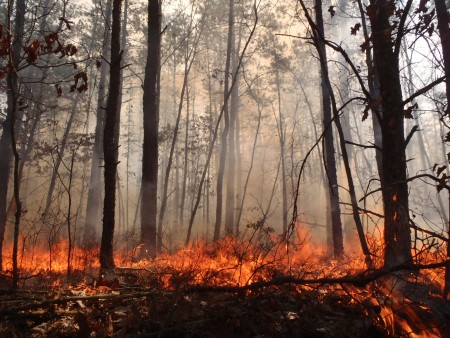
#> input picture dataset/images_download/fire_images/fire.10.png, 450 x 338 px; its folder holds 4 pictures in this run
$ python preprocess_images.py
#> lines starting #> are read from the running program, lines starting #| are printed output that depends on the picture
import os
import cv2

# Đường dẫn đến thư mục chứa hình ảnh tải xuống
input_dir_fire = 'dataset/images_download/fire_images'
input_dir_non_fire = 'dataset/images_download/non_fire_images'
output_dir_fire = 'dataset/images/train/fire_images'
output_dir_non_fire = 'dataset/images/train/non_fire_images'

# Tạo các thư mục đầu ra nếu chưa tồn tại
os.makedirs(output_dir_fire, exist_ok=True)
os.makedirs(output_dir_non_fire, exist_ok=True)

def process_images(input_dir, output_dir):
#> called with input_dir = 'dataset/images_download/fire_images', output_dir = 'dataset/images/train/fire_images'
    for filename in os.listdir(input_dir):
        if filename.endswith(".webp") or filename.endswith(".jpg") or filename.endswith(".png"):
            img_path = os.path.join(input_dir, filename)
            img = cv2.imread(img_path)
#> img is the input picture: shape (338, 450, 3); mean B, G, R 79, 92.3, 118.7
            if img is not None:
                # Chuyển đổi kích thước hình ảnh về 640x640
                img_resized = cv2.resize(img, (640, 640))
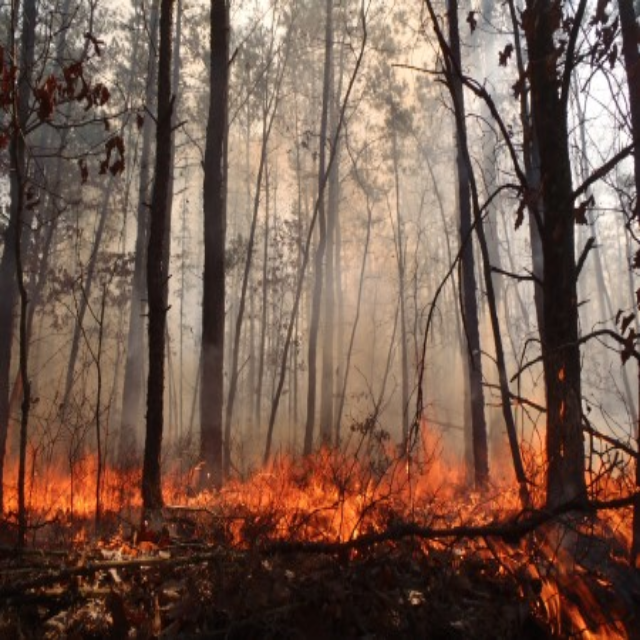
#> img_resized: shape (640, 640, 3); mean B, G, R 78.8, 92.2, 118.6
                # Lưu hình ảnh dưới định dạng .jpg
                output_path = os.path.join(output_dir, os.path.splitext(filename)[0] + '.jpg')
                cv2.imwrite(output_path, img_resized)
#> pass 2 of the loop in process_images, `for filename in os.listdir(input_dir):`:
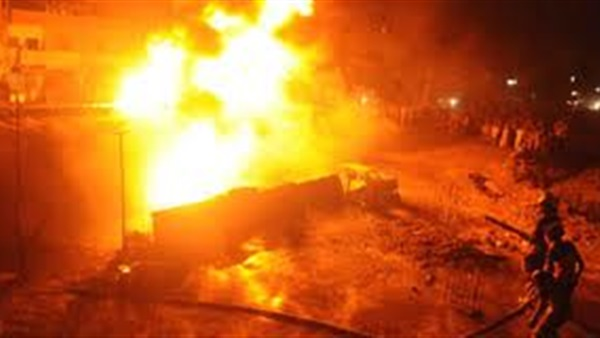
#> input picture dataset/images_download/fire_images/fire.100.png, 600 x 338 px
#> in process_images, img is the input picture: shape (338, 600, 3); mean B, G, R 36.4, 101.2, 191.4
#> in process_images, `img_resized = cv2.resize(img, (640, 640))`:
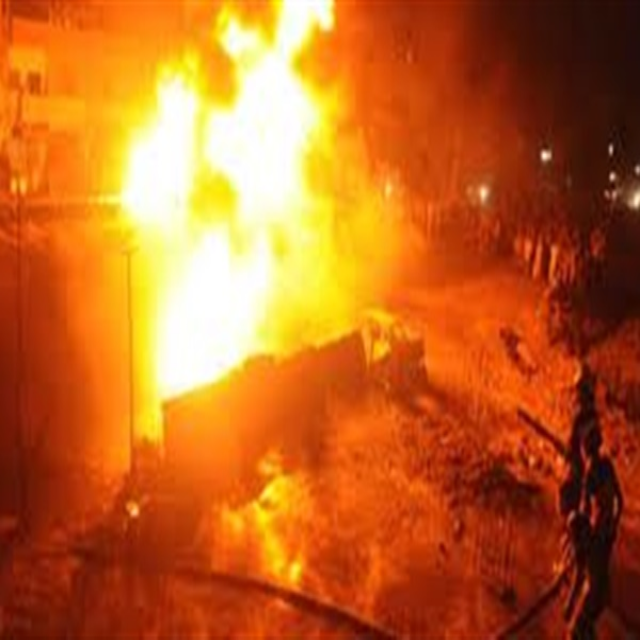
#> img_resized: shape (640, 640, 3); mean B, G, R 36.3, 101.1, 191.3
#> pass 3 of the loop in process_images, `for filename in os.listdir(input_dir):`:
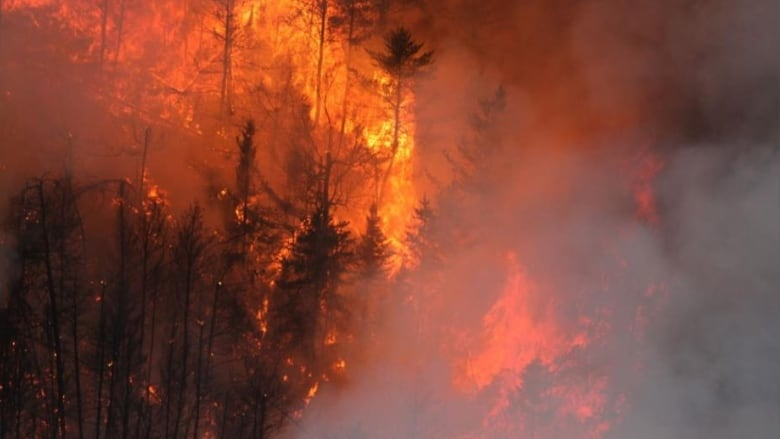
#> input picture dataset/images_download/fire_images/fire.107.png, 780 x 439 px
#> in process_images, img is the input picture: shape (439, 780, 3); mean B, G, R 56.4, 71.6, 130.8
#> in process_images, `img_resized = cv2.resize(img, (640, 640))`:
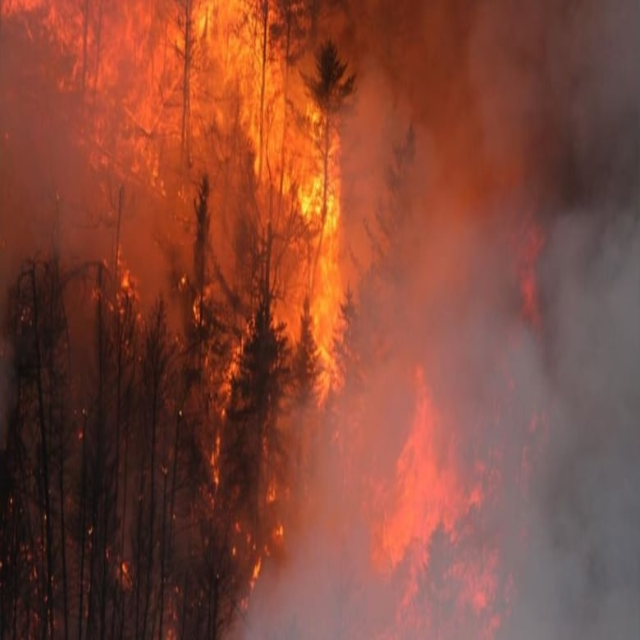
#> img_resized: shape (640, 640, 3); mean B, G, R 56.3, 71.5, 130.7
#> the loop made 4 passes; the first 3 are shown

# Xử lý hình ảnh chứa lửa
process_images(input_dir_fire, output_dir_fire)
# Xử lý hình ảnh không chứa lửa
process_images(input_dir_non_fire, output_dir_non_fire)
#> (the run stopped early here; a loop or call above may not have finished)
